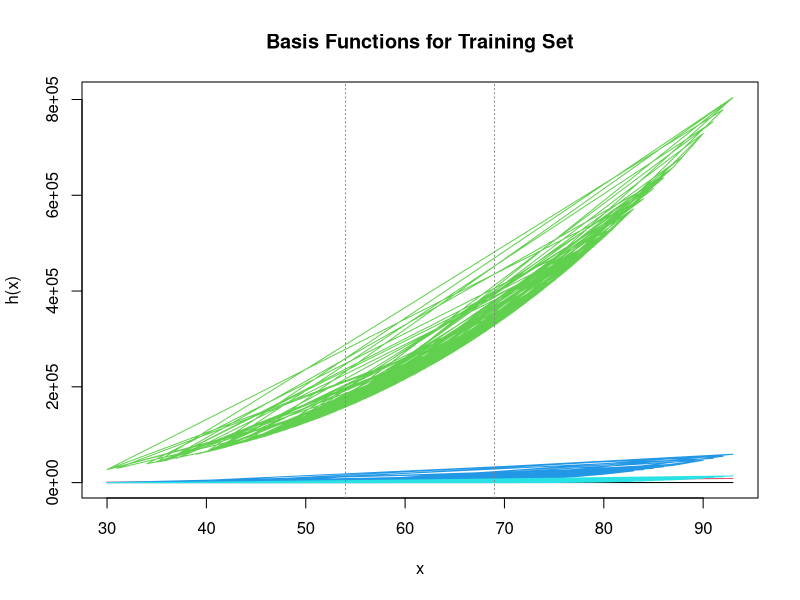
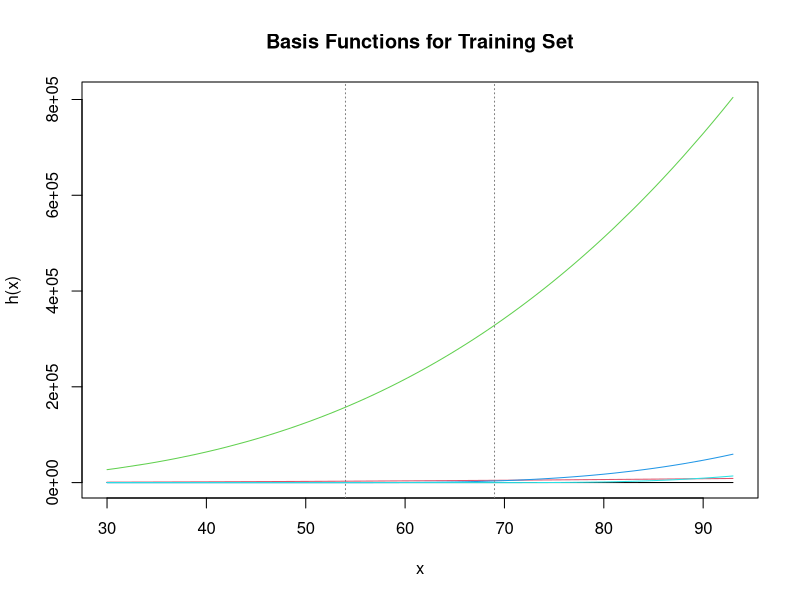
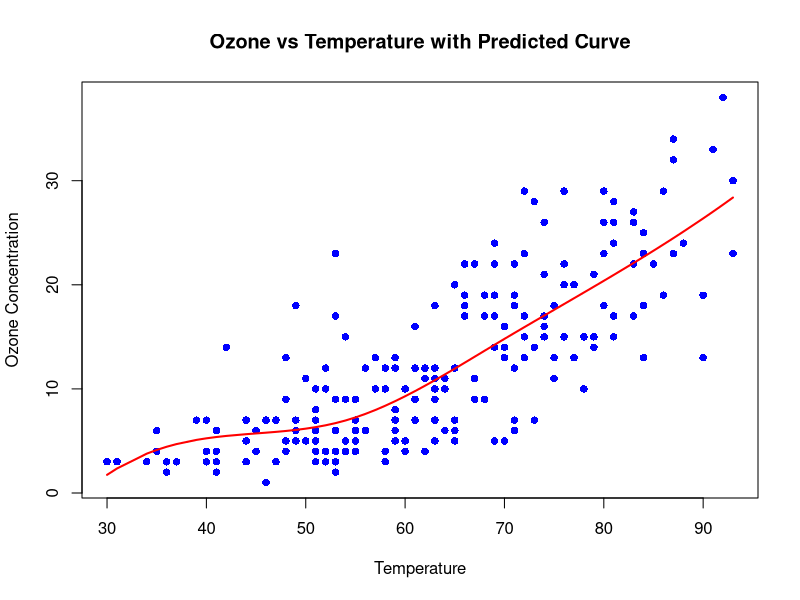
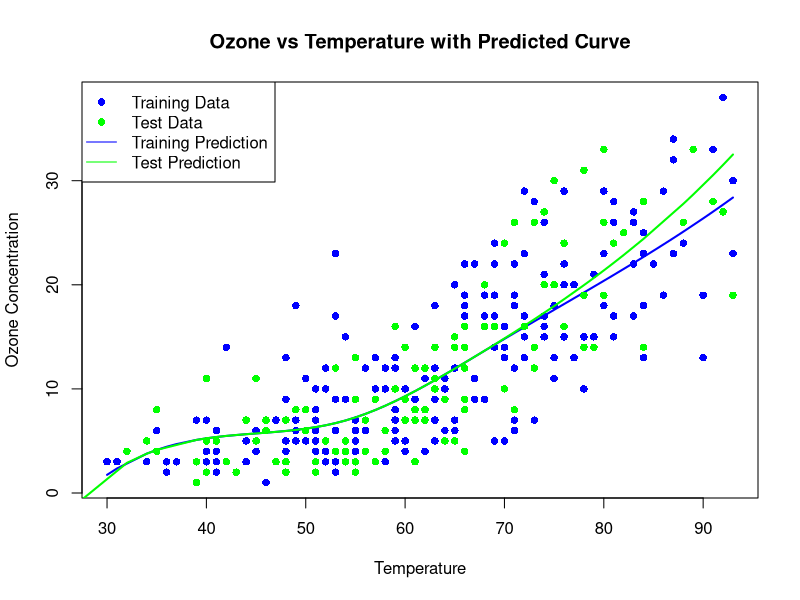
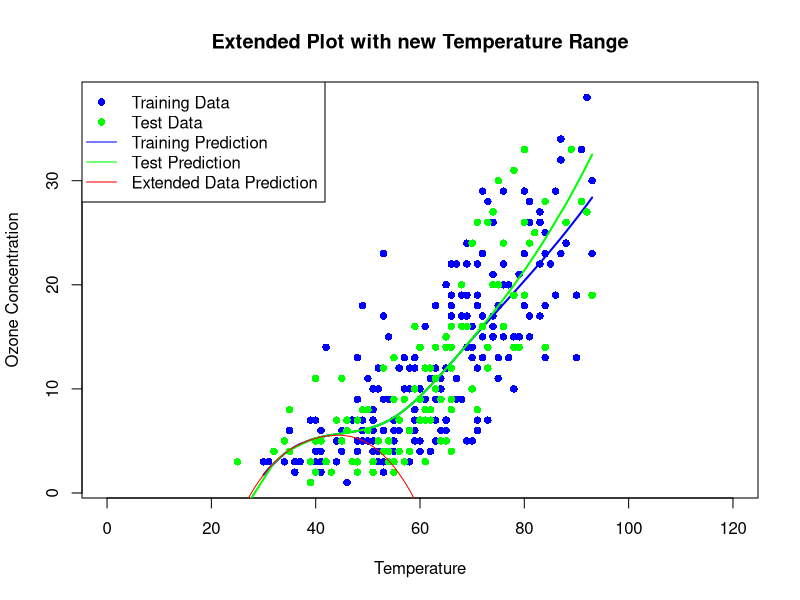
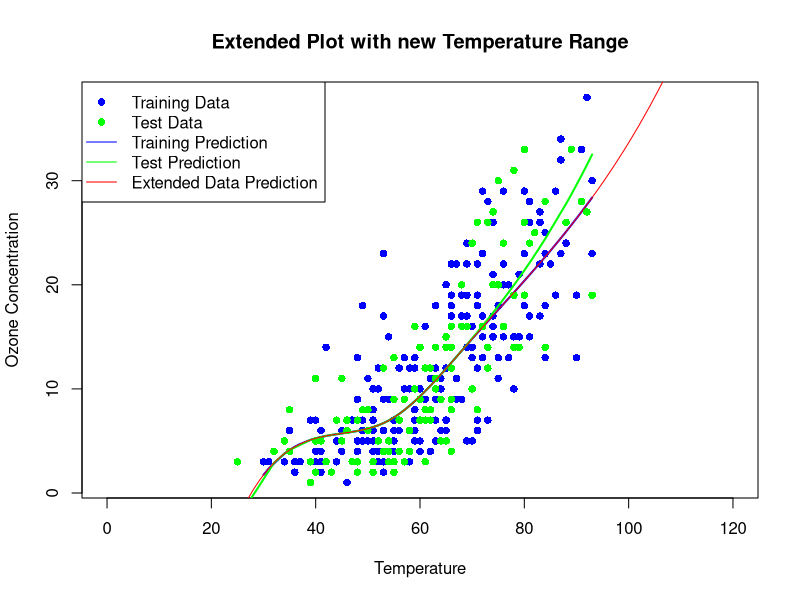
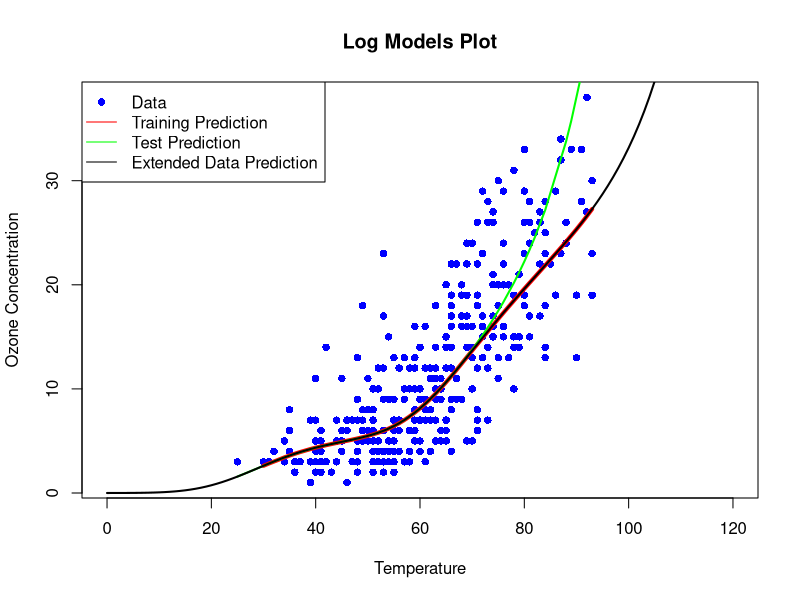

Reproduce these figures in R, in order.
## ---- chunk 1
library(gclus)

data("ozone", package="gclus")
head(ozone)

## ---- chunk 2
set.seed(123) 
n <- nrow(ozone)
train_indices <- sample(1:n, size = floor(2 * n / 3))
train_data <- ozone[train_indices, ]
test_data <- ozone[-train_indices, ]
## ---- chunk 3
lecturespl <- function(x, nknots = 2, M = 4) {
  n <- length(x)
  # X will not get an intercept column
  X <- matrix(NA, nrow = n, ncol = (M - 1) + nknots)
  for (i in 1:(M - 1)) { X[, i] <- x^i }
  # now the basis functions for the constraints:
  quant <- seq(0, 1, 1 / (nknots + 1))[c(2:(nknots + 1))]
  qu <- quantile(x, quant)
  for (i in M:(M + nknots - 1)) {
    X[, i] <- ifelse(x - qu[i - M + 1] < 0, 0, (x - qu[i - M + 1])^(M - 1))
  }
  list(X = X, quantiles = quant, xquantiles = qu)
}

plotspl <- function(splobj, ...) {
  matplot(splobj$x, splobj$X, type = "l", lty = 1,
          xlab = "x", ylab = "h(x)", ...)
  abline(v = splobj$xquantiles, lty = 3, col = gray(0.5))
}

## ---- chunk 4


train_spline <- lecturespl(train_data$Temp, nknots = 2, M = 4)

train_spline$x <- train_data$Temp

plotspl(train_spline, main = "Basis Functions for Training Set")

## ---- chunk 5

train_data_sorted <- train_data[order(train_data$Temp), ]
train_spline <- lecturespl(train_data_sorted$Temp, nknots=2, M=4) 
train_spline$x <- train_data_sorted$Temp
plotspl(train_spline, main = "Basis Functions for Training Set")
## ---- chunk 6

lm_fit <- lm(train_data_sorted$Ozone ~ ., data = data.frame(train_spline$X))

prediction <- predict(lm_fit)

plot(train_data_sorted$Temp, train_data_sorted$Ozone,
     main = "Ozone vs Temperature with Predicted Curve",
     xlab = "Temperature", ylab = "Ozone Concentration",
     pch = 16, col = "blue")
lines(train_data_sorted$Temp, prediction,
      col = "red", lwd = 2)

## ---- chunk 7
test_data_sorted <- test_data[order(test_data$Temp), ]
test_spline <- lecturespl(test_data_sorted$Temp, nknots = 2, M = 4)

prediction_test <- predict(lm_fit, newdata = data.frame(test_spline$X))


plot(train_data_sorted$Temp, train_data_sorted$Ozone,
     main = "Ozone vs Temperature with Predicted Curve",
     xlab = "Temperature", ylab = "Ozone Concentration",
     pch = 16, col = "blue")
lines(train_data_sorted$Temp, prediction, col = "blue", lwd = 2)

points(test_data_sorted$Temp, test_data_sorted$Ozone, pch = 16, col = "green")
lines(test_data_sorted$Temp, prediction_test, col = "green", lwd = 2)

legend("topleft", legend = c("Training Data", "Test Data",
                               "Training Prediction", "Test Prediction"),
       col = c("blue", "green", "blue", "green"),
       pch = c(16, 16, NA, NA), lty = c(NA, NA, 1, 1))

## ---- chunk 8
new_temp <- seq(0, 120)

new_temp_spline <- lecturespl(new_temp, nknots = 2, M = 4)

prediction_newTemp <- predict(lm_fit, newdata = data.frame(new_temp_spline$X))


plot(train_data_sorted$Temp, train_data_sorted$Ozone,
     main = "Extended Plot with new Temperature Range",
     xlab = "Temperature", ylab = "Ozone Concentration",
     pch = 16, col = "blue", xlim = range(new_temp))
lines(train_data_sorted$Temp, prediction, col = "blue", lwd = 2)

points(test_data_sorted$Temp, test_data_sorted$Ozone,pch = 16, col = "green")
lines(test_data_sorted$Temp, prediction_test, col = "green", lwd = 2)
lines(new_temp, prediction_newTemp, col = "red")

legend("topleft", legend = c("Training Data", "Test Data",
                               "Training Prediction", "Test Prediction", "Extended Data Prediction"),
       col = c("blue", "green", "blue", "green","red"),
       pch = c(16, 16, NA, NA,NA), lty = c(NA, NA, 1, 1, 1))

## ---- chunk 9
lecturespl_modified <- function(x_train, x_test, nknots=2, M=4){
  n <- length(x_test)
  X <- matrix(NA,nrow=n,ncol=(M-1)+nknots)
  for (i in 1:(M-1)){ X[,i] <- x_test^i }
    quant <- seq(0,1,1/(nknots+1))[c(2:(nknots+1))]
    qu <- quantile(x_train,quant)
  for (i in M:(M+nknots-1)){
    X[,i] <- ifelse(x_test-qu[i-M+1]<0,0,(x_test-qu[i-M+1])^(M-1))
    }
  list(X=X,quantiles=quant,xquantiles=qu)
}

new_temp_spline <- lecturespl_modified(train_data_sorted$Temp,new_temp, nknots = 2, M = 4)
prediction_newTemp <- predict(lm_fit, newdata = data.frame(new_temp_spline$X))


plot(train_data_sorted$Temp, train_data_sorted$Ozone,
     main = "Extended Plot with new Temperature Range",
     xlab = "Temperature", ylab = "Ozone Concentration",
     pch = 16, col = "blue", xlim = range(new_temp))
lines(train_data_sorted$Temp, prediction, col = "blue", lwd = 2)

points(test_data_sorted$Temp, test_data_sorted$Ozone,pch = 16, col = "green")
lines(test_data_sorted$Temp, prediction_test, col = "green", lwd = 2)
lines(new_temp, prediction_newTemp, col = "red")

legend("topleft", legend = c("Training Data", "Test Data",
                               "Training Prediction", "Test Prediction", "Extended Data Prediction"),
       col = c("blue", "green", "blue", "green","red"),
       pch = c(16, 16, NA, NA,NA), lty = c(NA, NA, 1, 1, 1))

## ---- chunk 10
log_model <- lm(log(train_data_sorted$Ozone) ~ ., data = data.frame(train_spline$X))

prediciton <- exp(predict(log_model, data.frame(train_spline$X)))
prediciton_test <- exp(predict(log_model, data.frame(test_spline$X)))
prediciton_extTemp <- exp(predict(log_model, data.frame(new_temp_spline$X)))

plot(ozone$Temp, ozone$Ozone,
     main = "Log Models Plot",
     xlab = "Temperature", ylab = "Ozone Concentration",
     pch = 16, col = "blue", xlim = range(new_temp))
lines(train_data_sorted$Temp, prediciton,col = "red", lwd = 4)
lines(test_data_sorted$Temp, prediciton_test,col = "green", lwd = 2)
lines(new_temp, prediciton_extTemp,col = "black", lwd = 2)

legend("topleft", legend = c("Data", 
                               "Training Prediction", "Test Prediction", "Extended Data Prediction"),
       col = c("blue", "red", "green", "black"),
       pch = c(16, NA, NA, NA,NA), lty = c(NA, 1, 1, 1, 1) )
